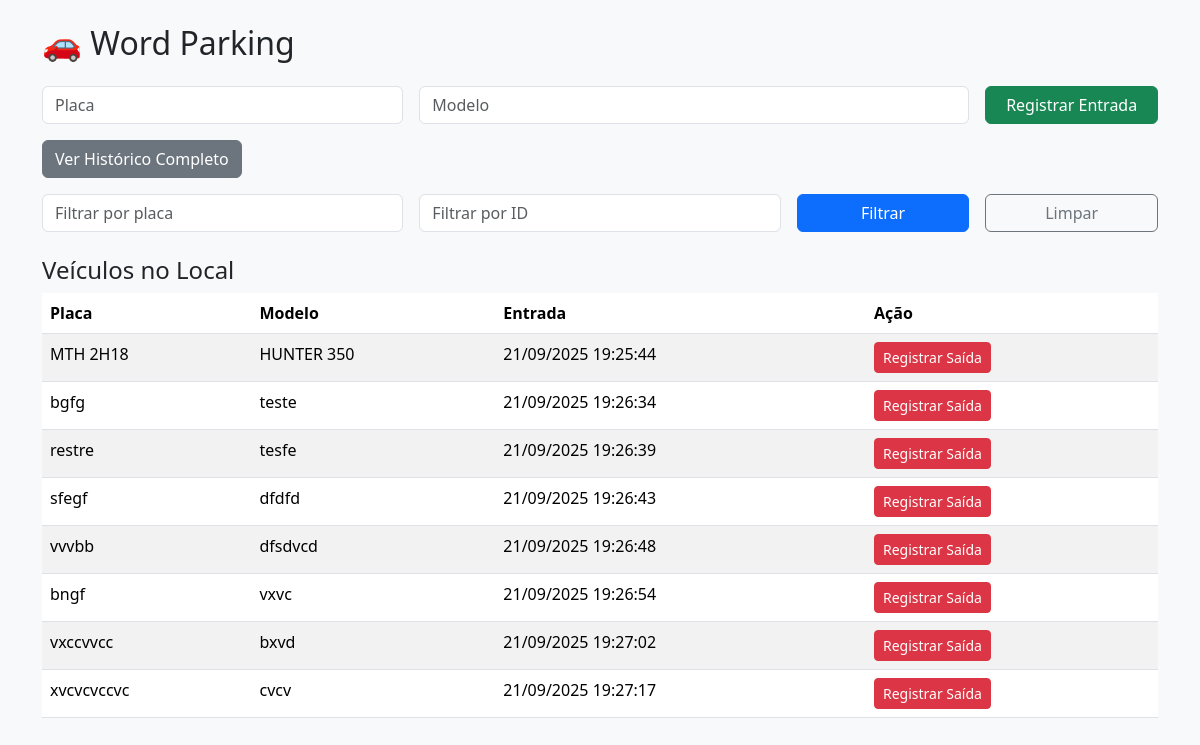
Before: / with the older database file.
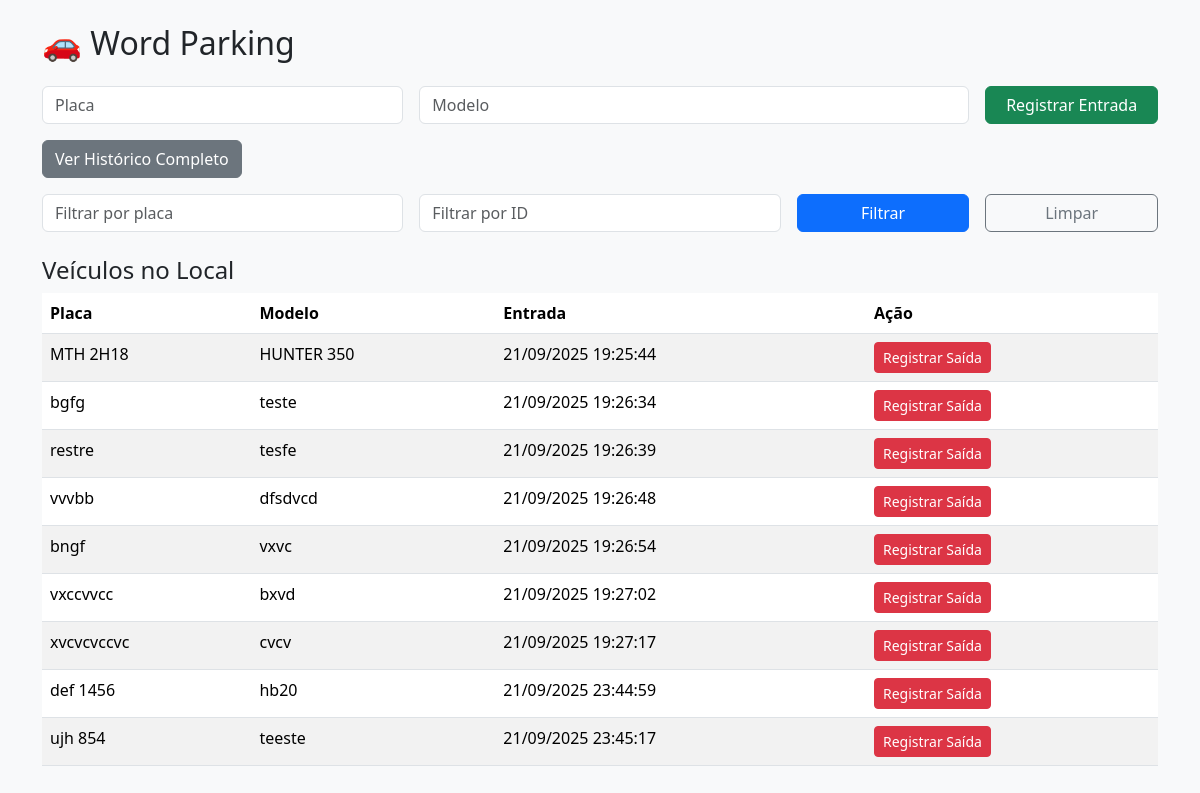
After: the same page with the newer database file.
### database.py (models this page shows)
class Veiculo(Base):
    __tablename__ = "veiculos"
    id = Column(Integer, primary_key=True, index=True)
    placa = Column(String, index=True)
    modelo = Column(String)
    entrada = Column(DateTime, default=datetime.now)
    saida = Column(DateTime, nullable=True)

### main.py (the view)
@app.get("/", response_class=HTMLResponse)
def home(
    request: Request,
    placa: Optional[str] = Query(None),
    id_str: Optional[str] = Query(None),  # recebendo id como string
    db: Session = Depends(get_db)
):
    query = db.query(Veiculo).filter(Veiculo.saida == None)
    if placa:
        query = query.filter(Veiculo.placa.ilike(f"%{placa}%"))
    if id_str and id_str.isdigit():
        query = query.filter(Veiculo.id == int(id_str))
    ativos = query.all()
    historico = veiculo_service.listar_historico(db)
    return templates.TemplateResponse("index.html", {
        "request": request,
        "ativos": ativos,
        "historico": historico,
        "message": None
    })

### templates/index.html (shortened to what this page needs)
<!DOCTYPE html>
<html lang="pt-BR">
<head>
    <link href="https://cdn.jsdelivr.net/npm/bootstrap@5.3.2/dist/css/bootstrap.min.css" rel="stylesheet">
</head>
<body class="bg-light p-4">
<div class="container">
    <h2 class="mb-4">🚗 Word Parking</h2>
    <form action="/entrada" method="post" class="row g-3 mb-3">
        <div class="col-md-4">
            <input type="text" name="placa" class="form-control" placeholder="Placa" required>
        </div>
        <div class="col-md-6">
            <input type="text" name="modelo" class="form-control" placeholder="Modelo" required>
        </div>
        <div class="col-md-2">
            <button type="submit" class="btn btn-success w-100">Registrar Entrada</button>
        </div>
    </form>
    <a href="/historico" class="btn btn-secondary mb-3">Ver Histórico Completo</a>
    <form method="get" action="/" class="row g-3 mb-4">
        <div class="col-md-4">
            <input type="text" name="placa" value="{{ request.query_params.get('placa') or '' }}" class="form-control" placeholder="Filtrar por placa">
        </div>
        <div class="col-md-4">
            <input type="text" name="id" value="{{ request.query_params.get('id') or '' }}" class="form-control" placeholder="Filtrar por ID">
        </div>
        <div class="col-md-2">
            <button type="submit" class="btn btn-primary w-100">Filtrar</button>
        </div>
        <div class="col-md-2">
            <a href="/" class="btn btn-outline-secondary w-100">Limpar</a>
        </div>
    </form>
    <h4>Veículos no Local</h4>
    <table class="table table-striped">
        <thead>
            <tr>
                <th>Placa</th>
                <th>Modelo</th>
                <th>Entrada</th>
                <th>Ação</th>
            </tr>
        </thead>
        <tbody>
            {% for v in ativos %}
            <tr>
                <td>{{ v.placa }}</td>
                <td>{{ v.modelo }}</td>
                <td>{{ v.entrada.strftime("%d/%m/%Y %H:%M:%S") }}</td>
                <td>
                    <form action="/saida/{{ v.id }}" method="post">
                        <button class="btn btn-danger btn-sm">Registrar Saída</button>
                    </form>
                </td>
            </tr>
            {% endfor %}
        </tbody>
    </table>
</div>
</body>
</html>

Changed rows visible on the page:
no longer on this page (row edited): Veiculo: placa "sfegf", modelo "dfdfd", entrada "21/09/2025 19:26:43"
added Veiculo: placa "def 1456", modelo "hb20", entrada "21/09/2025 23:44:59"
added Veiculo: placa "ujh 854", modelo "teeste", entrada "21/09/2025 23:45:17"
